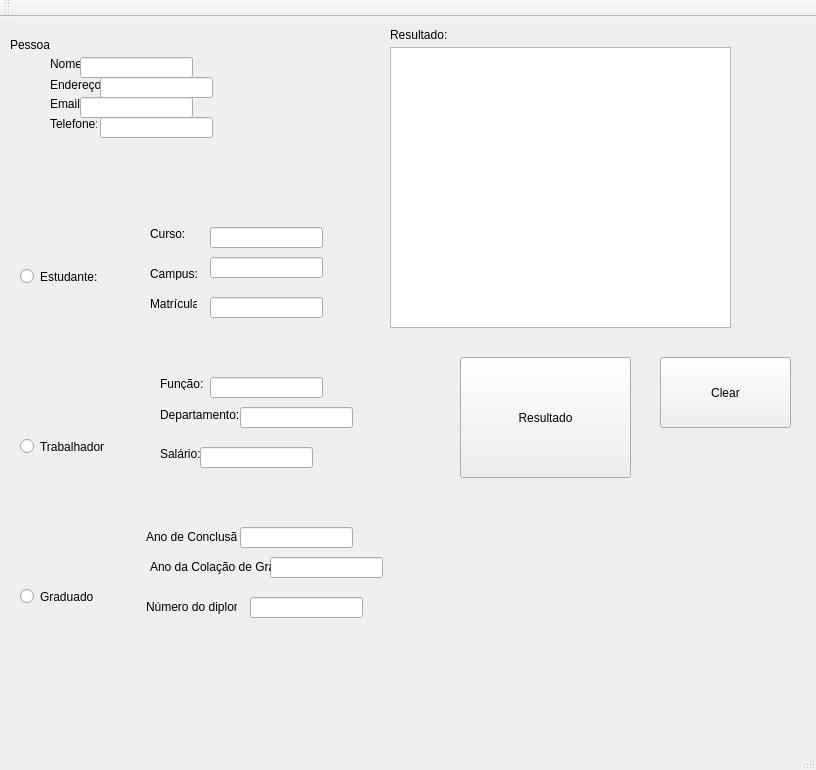
<?xml version="1.0" encoding="UTF-8"?>
<ui version="4.0">
 <class>MainWindow</class>
 <widget class="QMainWindow" name="MainWindow">
  <property name="geometry">
   <rect>
    <x>0</x>
    <y>0</y>
    <width>816</width>
    <height>770</height>
   </rect>
  </property>
  <property name="windowTitle">
   <string>MainWindow</string>
  </property>
  <widget class="QWidget" name="centralWidget">
   <widget class="QLabel" name="label">
    <property name="geometry">
     <rect>
      <x>10</x>
      <y>20</y>
      <width>41</width>
      <height>16</height>
     </rect>
    </property>
    <property name="text">
     <string>Pessoa:</string>
    </property>
   </widget>
   <widget class="QLabel" name="label_2">
    <property name="geometry">
     <rect>
      <x>50</x>
      <y>40</y>
      <width>47</width>
      <height>13</height>
     </rect>
    </property>
    <property name="text">
     <string>Nome:</string>
    </property>
   </widget>
   <widget class="QLabel" name="label_3">
    <property name="geometry">
     <rect>
      <x>50</x>
      <y>60</y>
      <width>51</width>
      <height>16</height>
     </rect>
    </property>
    <property name="text">
     <string>Endereço:</string>
    </property>
   </widget>
   <widget class="QLabel" name="label_4">
    <property name="geometry">
     <rect>
      <x>50</x>
      <y>80</y>
      <width>47</width>
      <height>13</height>
     </rect>
    </property>
    <property name="text">
     <string>Email:</string>
    </property>
   </widget>
   <widget class="QLabel" name="label_5">
    <property name="geometry">
     <rect>
      <x>50</x>
      <y>100</y>
      <width>47</width>
      <height>13</height>
     </rect>
    </property>
    <property name="text">
     <string>Telefone:</string>
    </property>
   </widget>
   <widget class="QLineEdit" name="nome">
    <property name="geometry">
     <rect>
      <x>80</x>
      <y>40</y>
      <width>113</width>
      <height>21</height>
     </rect>
    </property>
   </widget>
   <widget class="QLineEdit" name="moradia">
    <property name="geometry">
     <rect>
      <x>100</x>
      <y>60</y>
      <width>113</width>
      <height>21</height>
     </rect>
    </property>
   </widget>
   <widget class="QLineEdit" name="email">
    <property name="geometry">
     <rect>
      <x>80</x>
      <y>80</y>
      <width>113</width>
      <height>21</height>
     </rect>
    </property>
   </widget>
   <widget class="QLineEdit" name="telefone">
    <property name="geometry">
     <rect>
      <x>100</x>
      <y>100</y>
      <width>113</width>
      <height>21</height>
     </rect>
    </property>
   </widget>
   <widget class="QLineEdit" name="curso">
    <property name="geometry">
     <rect>
      <x>210</x>
      <y>210</y>
      <width>113</width>
      <height>21</height>
     </rect>
    </property>
   </widget>
   <widget class="QLabel" name="label_6">
    <property name="geometry">
     <rect>
      <x>150</x>
      <y>210</y>
      <width>47</width>
      <height>13</height>
     </rect>
    </property>
    <property name="text">
     <string>Curso:</string>
    </property>
   </widget>
   <widget class="QLabel" name="label_7">
    <property name="geometry">
     <rect>
      <x>150</x>
      <y>250</y>
      <width>47</width>
      <height>13</height>
     </rect>
    </property>
    <property name="text">
     <string>Campus:</string>
    </property>
   </widget>
   <widget class="QLabel" name="label_8">
    <property name="geometry">
     <rect>
      <x>150</x>
      <y>280</y>
      <width>47</width>
      <height>13</height>
     </rect>
    </property>
    <property name="text">
     <string>Matrícula:</string>
    </property>
   </widget>
   <widget class="QLineEdit" name="campus">
    <property name="geometry">
     <rect>
      <x>210</x>
      <y>240</y>
      <width>113</width>
      <height>21</height>
     </rect>
    </property>
   </widget>
   <widget class="QLineEdit" name="matricula">
    <property name="geometry">
     <rect>
      <x>210</x>
      <y>280</y>
      <width>113</width>
      <height>21</height>
     </rect>
    </property>
   </widget>
   <widget class="QLabel" name="label_9">
    <property name="geometry">
     <rect>
      <x>160</x>
      <y>360</y>
      <width>47</width>
      <height>13</height>
     </rect>
    </property>
    <property name="text">
     <string>Função:</string>
    </property>
   </widget>
   <widget class="QLabel" name="label_10">
    <property name="geometry">
     <rect>
      <x>160</x>
      <y>390</y>
      <width>81</width>
      <height>16</height>
     </rect>
    </property>
    <property name="text">
     <string>Departamento:</string>
    </property>
   </widget>
   <widget class="QLabel" name="label_11">
    <property name="geometry">
     <rect>
      <x>160</x>
      <y>430</y>
      <width>47</width>
      <height>13</height>
     </rect>
    </property>
    <property name="text">
     <string>Salário:</string>
    </property>
   </widget>
   <widget class="QLineEdit" name="function">
    <property name="geometry">
     <rect>
      <x>210</x>
      <y>360</y>
      <width>113</width>
      <height>21</height>
     </rect>
    </property>
   </widget>
   <widget class="QLineEdit" name="departamento">
    <property name="geometry">
     <rect>
      <x>240</x>
      <y>390</y>
      <width>113</width>
      <height>21</height>
     </rect>
    </property>
   </widget>
   <widget class="QLineEdit" name="salario">
    <property name="geometry">
     <rect>
      <x>200</x>
      <y>430</y>
      <width>113</width>
      <height>21</height>
     </rect>
    </property>
   </widget>
   <widget class="QLabel" name="label_12">
    <property name="geometry">
     <rect>
      <x>146</x>
      <y>510</y>
      <width>91</width>
      <height>20</height>
     </rect>
    </property>
    <property name="text">
     <string>Ano de Conclusão:</string>
    </property>
   </widget>
   <widget class="QLineEdit" name="diploma">
    <property name="geometry">
     <rect>
      <x>250</x>
      <y>580</y>
      <width>113</width>
      <height>21</height>
     </rect>
    </property>
   </widget>
   <widget class="QLabel" name="label_13">
    <property name="geometry">
     <rect>
      <x>146</x>
      <y>580</y>
      <width>91</width>
      <height>20</height>
     </rect>
    </property>
    <property name="text">
     <string>Número do diploma:</string>
    </property>
   </widget>
   <widget class="QLineEdit" name="grau">
    <property name="geometry">
     <rect>
      <x>270</x>
      <y>540</y>
      <width>113</width>
      <height>21</height>
     </rect>
    </property>
   </widget>
   <widget class="QLineEdit" name="conclusao">
    <property name="geometry">
     <rect>
      <x>240</x>
      <y>510</y>
      <width>113</width>
      <height>21</height>
     </rect>
    </property>
   </widget>
   <widget class="QLabel" name="label_14">
    <property name="geometry">
     <rect>
      <x>150</x>
      <y>540</y>
      <width>121</width>
      <height>20</height>
     </rect>
    </property>
    <property name="text">
     <string>Ano da Colação de Grau</string>
    </property>
   </widget>
   <widget class="QLabel" name="label_15">
    <property name="geometry">
     <rect>
      <x>390</x>
      <y>10</y>
      <width>61</width>
      <height>16</height>
     </rect>
    </property>
    <property name="text">
     <string>Resultado:</string>
    </property>
   </widget>
   <widget class="QTextEdit" name="textEdit">
    <property name="geometry">
     <rect>
      <x>390</x>
      <y>30</y>
      <width>341</width>
      <height>281</height>
     </rect>
    </property>
   </widget>
   <widget class="QPushButton" name="Resultado">
    <property name="geometry">
     <rect>
      <x>460</x>
      <y>340</y>
      <width>171</width>
      <height>121</height>
     </rect>
    </property>
    <property name="text">
     <string>Resultado</string>
    </property>
   </widget>
   <widget class="QPushButton" name="Clear">
    <property name="geometry">
     <rect>
      <x>660</x>
      <y>340</y>
      <width>131</width>
      <height>71</height>
     </rect>
    </property>
    <property name="text">
     <string>Clear</string>
    </property>
   </widget>
   <widget class="QRadioButton" name="radioButton_estudante">
    <property name="geometry">
     <rect>
      <x>20</x>
      <y>250</y>
      <width>84</width>
      <height>19</height>
     </rect>
    </property>
    <property name="text">
     <string>Estudante:</string>
    </property>
   </widget>
   <widget class="QRadioButton" name="radioButton_trabalhador">
    <property name="geometry">
     <rect>
      <x>20</x>
      <y>420</y>
      <width>84</width>
      <height>19</height>
     </rect>
    </property>
    <property name="text">
     <string>Trabalhador</string>
    </property>
   </widget>
   <widget class="QRadioButton" name="radioButton_graduado">
    <property name="geometry">
     <rect>
      <x>20</x>
      <y>570</y>
      <width>84</width>
      <height>19</height>
     </rect>
    </property>
    <property name="text">
     <string>Graduado</string>
    </property>
   </widget>
  </widget>
  <widget class="QMenuBar" name="menuBar">
   <property name="geometry">
    <rect>
     <x>0</x>
     <y>0</y>
     <width>816</width>
     <height>20</height>
    </rect>
   </property>
  </widget>
  <widget class="QToolBar" name="mainToolBar">
   <attribute name="toolBarArea">
    <enum>TopToolBarArea</enum>
   </attribute>
   <attribute name="toolBarBreak">
    <bool>false</bool>
   </attribute>
  </widget>
  <widget class="QStatusBar" name="statusBar"/>
 </widget>
 <layoutdefault spacing="6" margin="11"/>
 <resources/>
 <connections/>
</ui>
